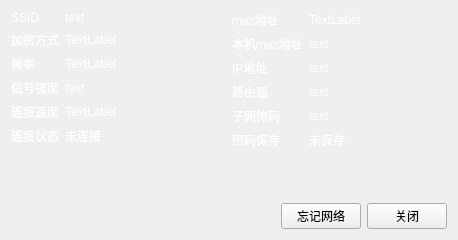
<?xml version="1.0" encoding="UTF-8"?>
<ui version="4.0">
 <class>ApInfomation</class>
 <widget class="QFrame" name="ApInfomation">
  <property name="geometry">
   <rect>
    <x>0</x>
    <y>0</y>
    <width>458</width>
    <height>240</height>
   </rect>
  </property>
  <property name="windowTitle">
   <string>Dialog</string>
  </property>
  <property name="styleSheet">
   <string notr="true"/>
  </property>
  <layout class="QVBoxLayout" name="verticalLayout">
   <item>
    <layout class="QHBoxLayout" name="horizontalLayout_2">
     <item>
      <layout class="QFormLayout" name="formLayout">
       <item row="0" column="0">
        <widget class="QLabel" name="label">
         <property name="styleSheet">
          <string notr="true">color:white</string>
         </property>
         <property name="text">
          <string>SSID</string>
         </property>
        </widget>
       </item>
       <item row="0" column="1">
        <widget class="QLabel" name="lab_SSID">
         <property name="styleSheet">
          <string notr="true">color:white</string>
         </property>
         <property name="text">
          <string>text</string>
         </property>
        </widget>
       </item>
       <item row="1" column="0">
        <widget class="QLabel" name="label_3">
         <property name="styleSheet">
          <string notr="true">color:white</string>
         </property>
         <property name="text">
          <string>加密方式</string>
         </property>
        </widget>
       </item>
       <item row="1" column="1">
        <widget class="QLabel" name="lab_safty">
         <property name="styleSheet">
          <string notr="true">color:white</string>
         </property>
         <property name="text">
          <string>TextLabel</string>
         </property>
        </widget>
       </item>
       <item row="2" column="0">
        <widget class="QLabel" name="label_4">
         <property name="styleSheet">
          <string notr="true">color:white</string>
         </property>
         <property name="text">
          <string>频率</string>
         </property>
        </widget>
       </item>
       <item row="2" column="1">
        <widget class="QLabel" name="lab_freq">
         <property name="styleSheet">
          <string notr="true">color:white</string>
         </property>
         <property name="text">
          <string>TextLabel</string>
         </property>
        </widget>
       </item>
       <item row="3" column="0">
        <widget class="QLabel" name="label_2">
         <property name="styleSheet">
          <string notr="true">color:white</string>
         </property>
         <property name="text">
          <string>信号强度</string>
         </property>
        </widget>
       </item>
       <item row="3" column="1">
        <widget class="QLabel" name="lab_signallevel">
         <property name="styleSheet">
          <string notr="true">color:white</string>
         </property>
         <property name="text">
          <string>text</string>
         </property>
        </widget>
       </item>
       <item row="4" column="0">
        <widget class="QLabel" name="label_6">
         <property name="styleSheet">
          <string notr="true">color:white</string>
         </property>
         <property name="text">
          <string>连接速度</string>
         </property>
        </widget>
       </item>
       <item row="4" column="1">
        <widget class="QLabel" name="lab_bitrate">
         <property name="styleSheet">
          <string notr="true">color:white</string>
         </property>
         <property name="text">
          <string>TextLabel</string>
         </property>
        </widget>
       </item>
       <item row="5" column="0">
        <widget class="QLabel" name="label_11">
         <property name="styleSheet">
          <string notr="true">color:white</string>
         </property>
         <property name="text">
          <string>连接状态</string>
         </property>
        </widget>
       </item>
       <item row="5" column="1">
        <widget class="QLabel" name="lab_connect_status">
         <property name="styleSheet">
          <string notr="true">color:white</string>
         </property>
         <property name="text">
          <string>未连接</string>
         </property>
        </widget>
       </item>
      </layout>
     </item>
     <item>
      <layout class="QFormLayout" name="formLayout_2">
       <item row="2" column="0">
        <widget class="QLabel" name="label_8">
         <property name="styleSheet">
          <string notr="true">color:white</string>
         </property>
         <property name="text">
          <string>本机mac地址</string>
         </property>
        </widget>
       </item>
       <item row="2" column="1">
        <widget class="QLabel" name="lab_pd_mac">
         <property name="styleSheet">
          <string notr="true">color:white</string>
         </property>
         <property name="text">
          <string>text</string>
         </property>
        </widget>
       </item>
       <item row="3" column="0">
        <widget class="QLabel" name="label_7">
         <property name="styleSheet">
          <string notr="true">color:white</string>
         </property>
         <property name="text">
          <string>IP地址</string>
         </property>
        </widget>
       </item>
       <item row="3" column="1">
        <widget class="QLabel" name="lab_IP">
         <property name="styleSheet">
          <string notr="true">color:white</string>
         </property>
         <property name="text">
          <string>text</string>
         </property>
        </widget>
       </item>
       <item row="5" column="0">
        <widget class="QLabel" name="label_9">
         <property name="styleSheet">
          <string notr="true">color:white</string>
         </property>
         <property name="text">
          <string>子网掩码</string>
         </property>
        </widget>
       </item>
       <item row="5" column="1">
        <widget class="QLabel" name="lab_mask">
         <property name="styleSheet">
          <string notr="true">color:white</string>
         </property>
         <property name="text">
          <string>text</string>
         </property>
        </widget>
       </item>
       <item row="6" column="0">
        <widget class="QLabel" name="label_10">
         <property name="styleSheet">
          <string notr="true">color:white</string>
         </property>
         <property name="text">
          <string>密码保存</string>
         </property>
        </widget>
       </item>
       <item row="6" column="1">
        <widget class="QLabel" name="lab_saveconnect">
         <property name="styleSheet">
          <string notr="true">color:white</string>
         </property>
         <property name="text">
          <string>未保存</string>
         </property>
        </widget>
       </item>
       <item row="4" column="1">
        <widget class="QLabel" name="lab_gate">
         <property name="styleSheet">
          <string notr="true">color:white</string>
         </property>
         <property name="text">
          <string>text</string>
         </property>
        </widget>
       </item>
       <item row="4" column="0">
        <widget class="QLabel" name="label_12">
         <property name="styleSheet">
          <string notr="true">color:white</string>
         </property>
         <property name="text">
          <string>路由器</string>
         </property>
        </widget>
       </item>
       <item row="1" column="0">
        <widget class="QLabel" name="label_5">
         <property name="styleSheet">
          <string notr="true">color:white</string>
         </property>
         <property name="text">
          <string>mac地址</string>
         </property>
        </widget>
       </item>
       <item row="1" column="1">
        <widget class="QLabel" name="lab_mac">
         <property name="styleSheet">
          <string notr="true">color:white</string>
         </property>
         <property name="text">
          <string>TextLabel</string>
         </property>
        </widget>
       </item>
      </layout>
     </item>
    </layout>
   </item>
   <item>
    <layout class="QHBoxLayout" name="horizontalLayout">
     <item>
      <spacer name="horizontalSpacer">
       <property name="orientation">
        <enum>Qt::Horizontal</enum>
       </property>
       <property name="sizeHint" stdset="0">
        <size>
         <width>40</width>
         <height>20</height>
        </size>
       </property>
      </spacer>
     </item>
     <item>
      <widget class="QPushButton" name="pbt_forget">
       <property name="text">
        <string>忘记网络</string>
       </property>
      </widget>
     </item>
     <item>
      <widget class="QPushButton" name="pbt_close">
       <property name="text">
        <string>关闭</string>
       </property>
      </widget>
     </item>
    </layout>
   </item>
  </layout>
 </widget>
 <resources/>
 <connections/>
</ui>
